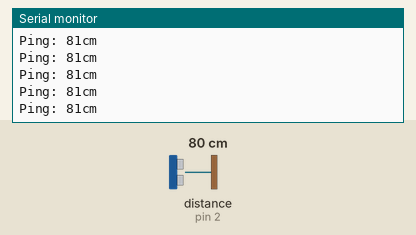
Simulated run of this sketch. Board: Arduino Uno, built with avr-gcc and run on an emulated ATmega328P. Shown: the last lines printed to the serial monitor. Inputs (shaded band) come from the test bench; at power-on: distance to the obstacle (sensor on pin 2) 80 cm. The echo pulse lasts 58.3 µs per cm.

Above: at 1.2 s.
1.3 s: distance to the obstacle (sensor on pin 2) set to 60 cm
At 1.59 s:
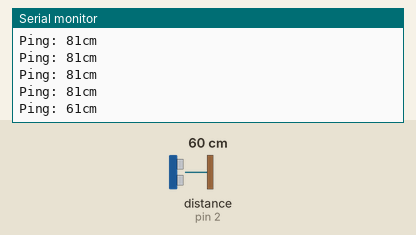
4.3 s: distance to the obstacle (sensor on pin 2) set to 2 cm
At 4.45 s:
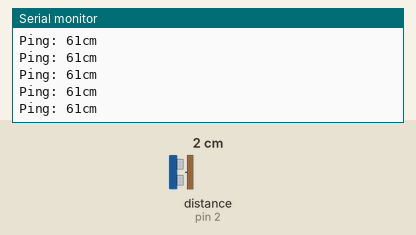
Timing chart, 0 to 7.3 s (numbered marks = the images above; inputs shaded):
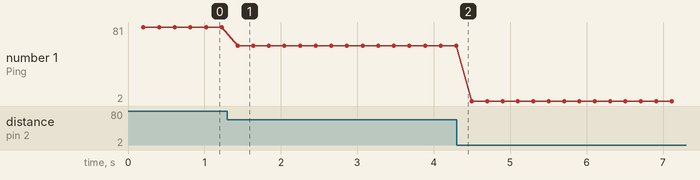

The sketch:

NewPingExample.ino
```cpp
// ---------------------------------------------------------------------------
// Example NewPing library sketch that does a ping about 20 times per second.
// ---------------------------------------------------------------------------

#include <NewPing.h>

#define TRIGGER_PIN  6  // Arduino pin tied to trigger pin on the ultrasonic sensor.
#define ECHO_PIN     2  // Arduino pin tied to echo pin on the ultrasonic sensor.
#define MAX_DISTANCE 200 // Maximum distance we want to ping for (in centimeters). Maximum sensor distance is rated at 400-500cm.

NewPing sonar(TRIGGER_PIN, ECHO_PIN, MAX_DISTANCE); // NewPing setup of pins and maximum distance.

void setup() {
  Serial.begin(9600); // Open serial monitor at 115200 baud to see ping results.
}

void loop() {
  delay(200);                     // Wait 50ms between pings (about 20 pings/sec). 29ms should be the shortest delay between pings.
  Serial.print("Ping: ");
  Serial.print(sonar.ping_cm()); // Send ping, get distance in cm and print result (0 = outside set distance range)
  Serial.println("cm");
}
```

Measured:
- after the input at 1.3 s, the serial monitor: prints a new line after 0.13 s (image 1)
- plotted number 1: 81 → 61 after the input at 1.3 s, 61 → 2 after the input at 4.3 s
